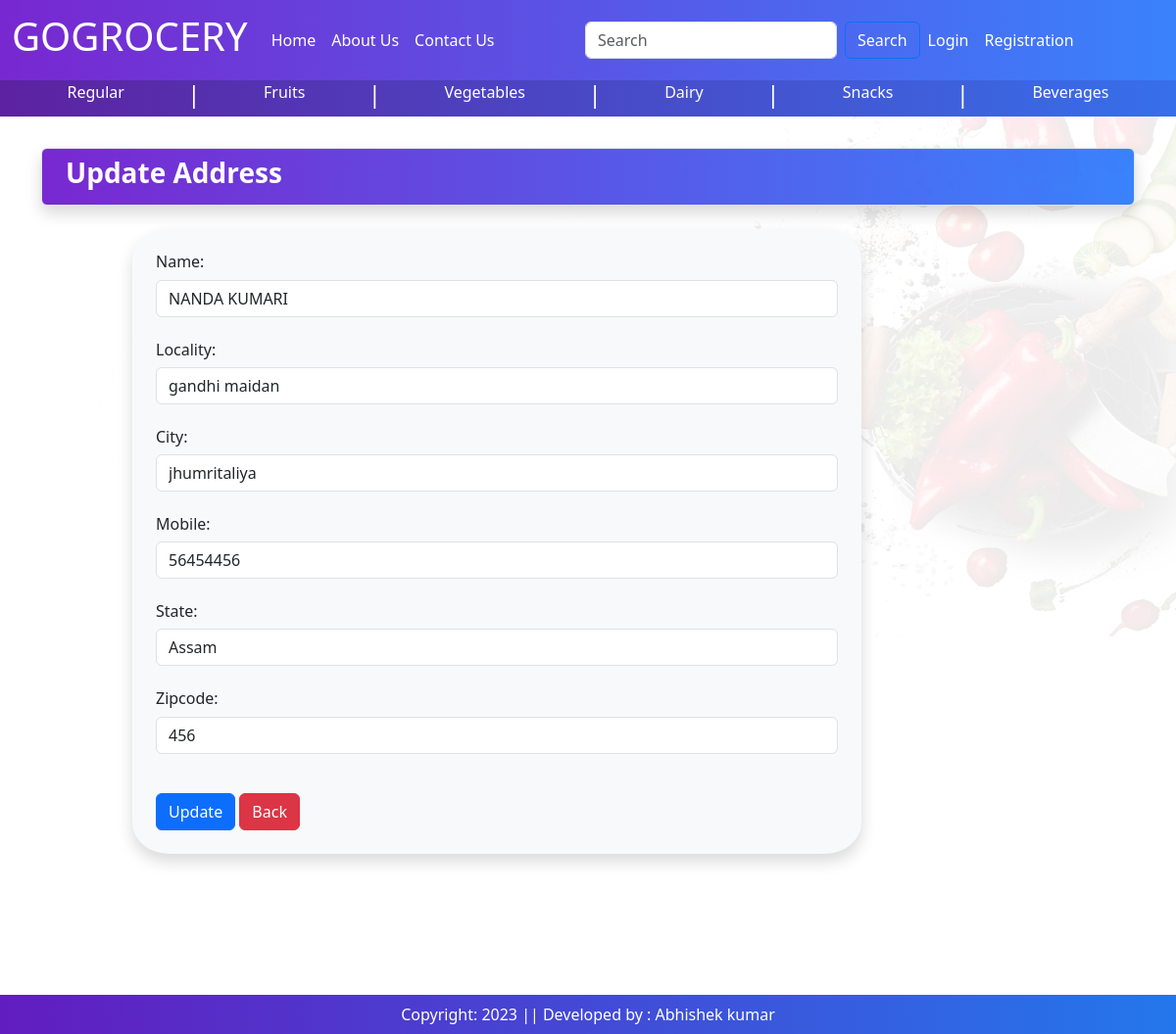
Page /updateAddress/25 on the committed database.
### baseapp/models.py (models this page shows, shortened)
class Customer(models.Model):
    user = models.ForeignKey(User, on_delete=models.CASCADE)
    name = models.CharField(max_length=200)
    gender = models.CharField(choices=[('M', 'Male'), ('F', 'Female')], max_length=10,default='M')
    locality = models.CharField(max_length=200)
    city = models.CharField(max_length=50)
    mobile = models.IntegerField(default=0)
    zipcode = models.IntegerField()
    state = models.CharField(choices=STATE_CHOICES, max_length=100)

### baseapp/views.py (the view, shortened to what this page needs)
# urls.py: path('updateAddress/<int:pk>', views.updateAddress.as_view(), name='updateAddress'),
class updateAddress(View):
    def get(self,request,pk):
        totalitem = 0
        wishitem = 0
        if request.user.is_authenticated:
            totalitem = len(Cart.objects.filter(user=request.user))
            wishitem = len(Wishlist.objects.filter(user=request.user))
        add = Customer.objects.get(pk=pk)
        form = CustomerProfileForm(instance = add)
        return render(request, 'baseapp/updateAddress.html',locals())

### baseapp/forms.py
class CustomerProfileForm(forms.ModelForm):
    class Meta:
        model = Customer
        fields=['name','locality','city','mobile','state','zipcode']
        widgets={
            'name':forms.TextInput(attrs={'class':'form-control'}),
            'locality':forms.TextInput(attrs={'class':'form-control'}),
            'city':forms.TextInput(attrs={'class':'form-control'}),
            'mobile':forms.NumberInput(attrs={'class':'form-control'}),
            'state':forms.Select(attrs={'class':'form-control'}),
            'zipcode':forms.NumberInput(attrs={'class':'form-control'}),
        }

### baseapp/templates/baseapp/updateAddress.html (shortened to what this page needs)
{% extends 'baseapp/base.html' %}
{% load static %}
{% block main-content %}
<div class="container my-3 ">
    <div class=" border p-2 gradient1-custom rounded shadow " >
        <h3 class="text-white fw-bold ms-3 ">Update Address</span></h3>
    </div>
    <br>
    <div class="col-sm-8 offset-sm-1">
        <form action="" method="post" class="shadow p-4 bg-light"style="border-radius:5%">
            {% for fm in form %}
               <h6>{{fm.label_tag}}</h6>  {{fm}} <small class="text-danger">{{fm.errors|striptags}}</small>
                <br>
            {% endfor %}
            <div class="col-12 mt-3">
                <button type="submit" class="btn btn-primary">Update</button>
                <a href="{% url 'address' %}" type='button' class="btn btn-danger">Back</a>
            </div>
        </form>
    </div>
</div>
{% endblock main-content %}

### baseapp/templates/baseapp/base.html (style rules this page uses)
#bg { background-size: 1400px 650px; background-repeat: no-repeat; background-position: top; background-attachment: fixed; }
.gradient1-custom { background:linear-gradient(to right, rgba(106, 17, 203, 0.9), rgba(37, 117, 252, 0.9)); }

### rows in the picture
Customer: form "NANDA KUMARI" "gandhi maidan" "jhumritaliya" "56454456" "Assam" "456"

### other values in the picture
{{ fm.label_tag }} "Name:" "Locality:" "City:" "Mobile:" "State:" "Zipcode:"
